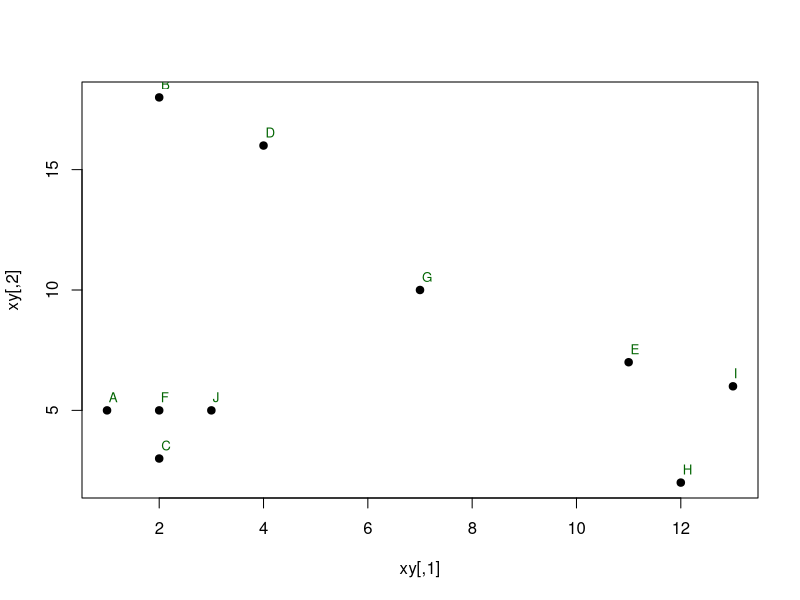
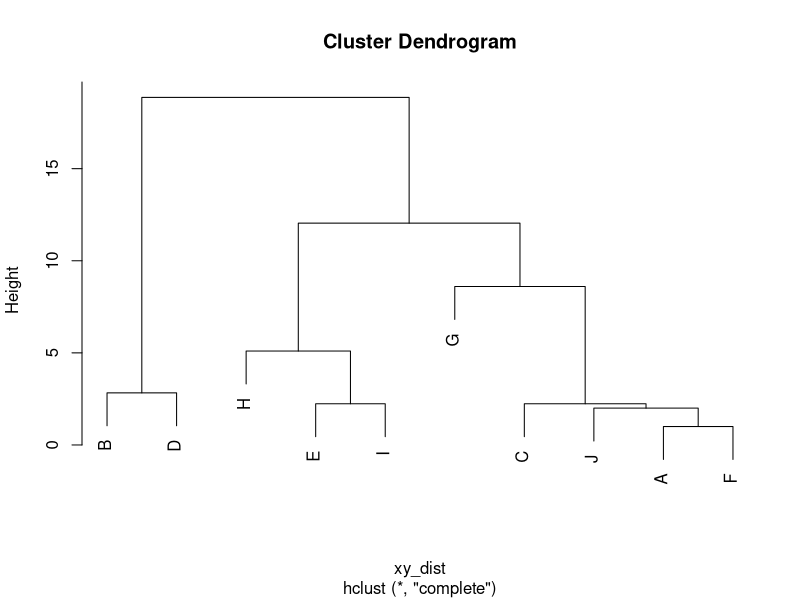
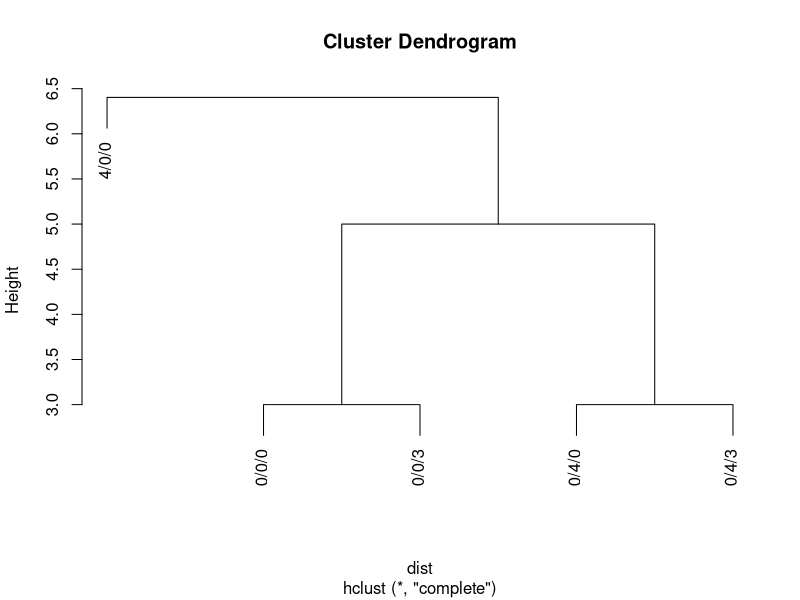

Write the R code that produced these figures, in order.
#
#  The «complete» aggregation method (default for hclust) defines the cluster
#  distance between two clusters to be the maximum distance between their
#  individual components. At every stage of the clustering process, the two
#  nearest clusters are merged into a new cluster. The process is repeated
#  until the whole data set is agglomerated into one single cluster.
#

X11()

xy <- matrix (

  c( 1,  5,
     2, 18,
     2,  3,
     4, 16,
    11,  7,
     2,  5,
     7, 10,
    12,  2,
    13,  6,
     3,  5),
   ncol   = 2,
   byrow  = TRUE
)

xy_names = c('A', 'B', 'C', 'D', 'E', 'F', 'G', 'H', 'I', 'J')

rownames(xy) = xy_names

plot(xy, pch=19)
text(
  xy[, 1], xy[, 2],
  xy_names,
  col='darkgreen',
  adj=c(-0.2, -0.8),
  cex=0.8)

z <- locator(1)

xy_dist  = dist(xy)
xy_clust = hclust(xy_dist)
plot(xy_clust)
z <- locator(1)

dist(xy[c('G', 'D', 'E', 'J'), ])



# ----------------------------

abc <- matrix (
   c( 0, 0, 0,
      0, 0, 3,
      0, 4, 0,
      0, 4, 3,
      4, 0, 0),
    ncol  = 3,
    byrow = TRUE
)

rownames(abc) <- c('0/0/0', '0/0/3', '0/4/0', '0/4/3', '4/0/0')

dist <- dist(abc)

dist
#          0/0/0    0/0/3    0/4/0    0/4/3
# 0/0/3 3.000000
# 0/4/0 4.000000 5.000000
# 0/4/3 5.000000 4.000000 3.000000
# 4/0/0 4.000000 5.000000 5.656854 6.403124

clust <- hclust(dist)

plot(clust)

z <- locator(1)
